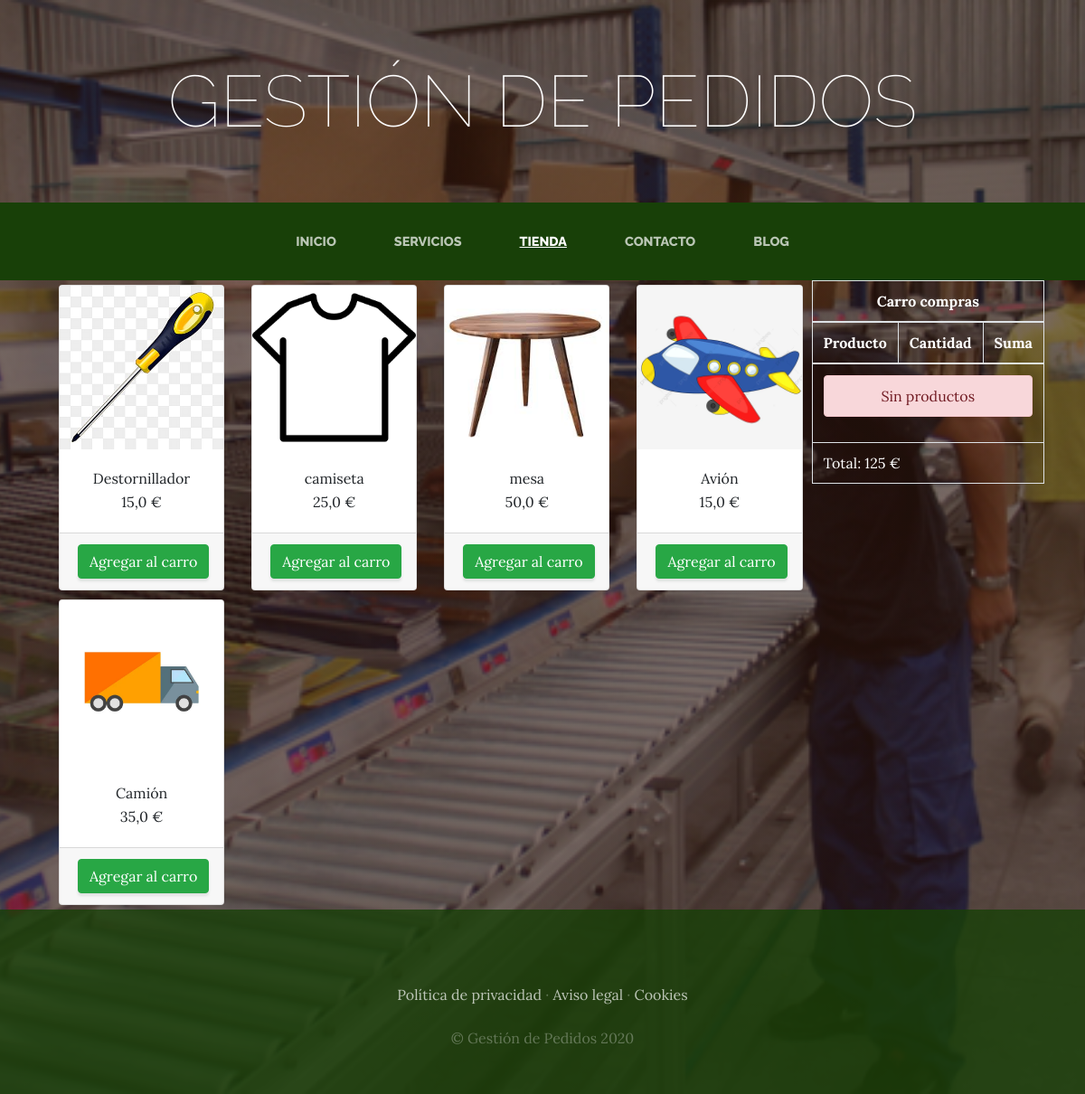
The app's page /tienda/ with its own data.
### Tienda/models.py (models this page shows)
class Producto(models.Model):
  nombre = models.CharField(max_length=50)
  categorias = models.ForeignKey(CategoriaProd, on_delete=models.CASCADE)
  imagen = models.ImageField(upload_to="tienda", null=True, blank=True)
  precio = models.FloatField()
  disponibilidad = models.BooleanField(default=True)
  created = models.DateTimeField(auto_now_add=True)
  updated = models.DateTimeField(auto_now_add=True)
  class Meta:
    verbose_name = "Producto"
    verbose_name_plural = "Productos"

### Tienda/views.py (the view)
# urls.py: path("tienda/", include("Tienda.urls")),
def tienda(request):
  productos = Producto.objects.all()
  return render(request, "Tienda/tienda.html", {"productos": productos})

### Carro/context_processor.py (called while the page is built)
def importe_total_carro(request):
  carro = Carro(request)
  total = 125
  if request.user.is_authenticated:
    for key, value in request.session["carro"].items():
      total = total + (float(value["precio"])*value["cantidad"])
  return {"importe_total_carro": total}

### Tienda/templates/Tienda/tienda.html
{% extends "ProyectoWebApp/base.html" %}
{% load static %}
{% block content %}
<div class="container">
  <div style="float:right;">
    <div style="color:white;">
      {% include "Carro/widget.html" %}
    </div>
  </div>
  <div class="row">
{% for producto in productos %}
  <div class="col-md-3">
  <div class="card" style="width: 100%; margin: 5px 5px;">
    <img src="{{producto.imagen.url}}" class="card-img-top">
    <div class="card-body" style="text-align: center;">
      <h7 class="card-title">{{producto.nombre}}</h7>
      <p class="card-text">{{producto.precio}}&nbsp;€</p>
    </div>
    <div class="card-footer text-center">
      <a href="{% url 'carro:agregar' producto.id %}" class="btn btn-success">Agregar al carro</a>
    </div>
  </div>
  </div>
{% endfor %}
  </div>
</div>
{% endblock %}

### ProyectoWebApp/static/ProyectoWebApp/css/gestion.css (style rules this page uses)
body { font-family: 'Lora'; background: linear-gradient(rgba(47, 23, 15, 0.65), rgba(47, 23, 15, 0.65)), url("../img/bg_main.jpg"); background-attachment: fixed; background-position: center; background-size: cover; }
p { line-height: 1.75; }
.btn { box-shadow: 0px 3px 3px 0px rgba(33, 37, 41, 0.1); }

### records on screen
Producto: imagen (picture), nombre "Destornillador", precio "15,0"
Producto: imagen (picture), nombre "camiseta", precio "25,0"
Producto: imagen (picture), nombre "mesa", precio "50,0"
Producto: imagen (picture), nombre "Avión", precio "15,0"
Producto: imagen (picture), nombre "Camión", precio "35,0"

### other values on screen
{{ importe_total_carro }} "125"
